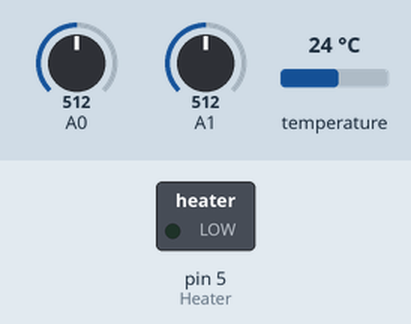
The sketch below on a simulated Arduino Uno, built with avr-gcc and run on an emulated ATmega328P. On the bench: switched loads named in the sketch (green lamp = pin HIGH). The inputs (shaded band) are chosen by the test bench; at power-on: A0 = 512, A1 = 512, temperature 24 °C. What the sketch prints to the serial monitor is not drawn.

Above: at 0.1 s.
Timing chart, 0 to 1.6 s (numbered marks = the images above):
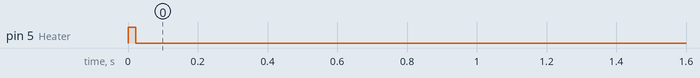

Measured:
- by itself, pin 5 (Heater): HIGH → LOW at 0.02 s

The sketch:

total.ino
```cpp
#include <OneWire.h>

int TempSensor = 2;
int Heater = 5;

OneWire ts(TempSensor);

void setup() {
  Serial.begin(9600);
  pinMode(Heater,OUTPUT);
  digitalWrite(Heater,HIGH);
}
void loop() {
  int val;
  val = analogRead(1);

  float temperature = getTemp();
  int sensorValue = analogRead(A0);
  Serial.println(temperature);

  float voltage = sensorValue * (5.0 / 1024.0);
  Serial.println(voltage);

  if (temperature<=200){
    digitalWrite(Heater,LOW);
  } else if (temperature>=250){
    digitalWrite(Heater,HIGH);
  }
  digitalWrite(Heater,LOW);
  delay(30000);
 }

float getTemp() {
  byte data[12];
  byte addr[8];
  if ( !ts.search(addr)) {
    ts.reset_search();
    return -1000;
  }
  if ( OneWire::crc8( addr, 7) != addr[7]) {
    Serial.println("CRC is not valid!");
    return -1000;
  }
  if ( addr[0] != 0x10 && addr[0] != 0x28) {
    Serial.print("Device is not recognized");
    return -1000;
  }

  ts.reset();
  ts.select(addr);
  ts.write(0x44, 1);
  byte present = ts.reset();
  ts.select(addr);
  ts.write(0xBE);

  for (int i = 0; i < 9; i++)  {
    data[i] = ts.read();
  }

  ts.reset_search();
  byte MSB = data[1];
  byte LSB = data[0];
  float tempRead = ((MSB << 8) | LSB);
  float TemperatureSum = tempRead / 16;
  return TemperatureSum;
}
```
